Frame 1 (no input): blank canvas, image omitted
Frame 60 (the mouse pressed at the canvas centre just before this capture): blank canvas, image omitted
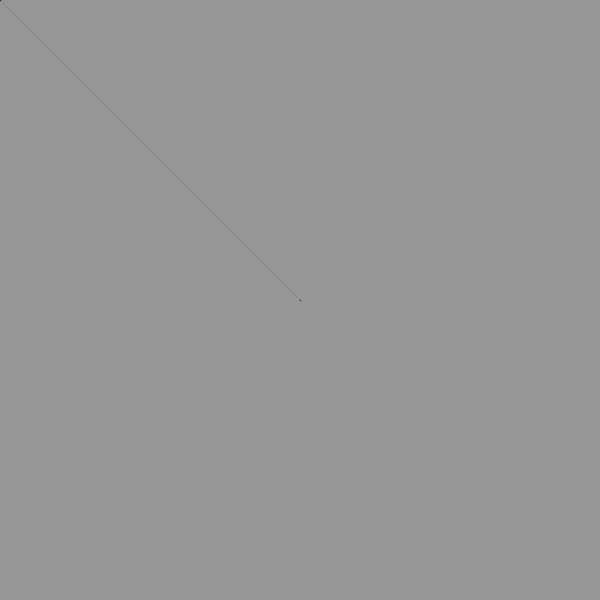
Frame 120 (the mouse held since frame 60 and released just before this capture)

The Processing sketch whose frames 1 and 60 were blank and that drew this single picture after the mouse press (run headless with seeded random() and noise(); from frame 60 on, the mouse is pressed at the canvas centre):

// Processing sketch: processing_148800
// ── processing_148800.pde

//projecto, lição 1, revisitado

float espessura;

float d;

void setup() {
  size(600, 600);
  background(150);
  smooth();
}

void draw() {
  strokeWeight(0.5);
  stroke(0, 50);
  line(mouseX,mouseY,pmouseX,pmouseY);
}

void mousePressed() {
  
  espessura = random(1,10);
  d = random(5,50);
  

 
  strokeWeight(espessura);
  stroke(0);
  noFill();
  ellipse(mouseX,mouseY,d,d);
}

void keyPressed() {
  background(150);
}
